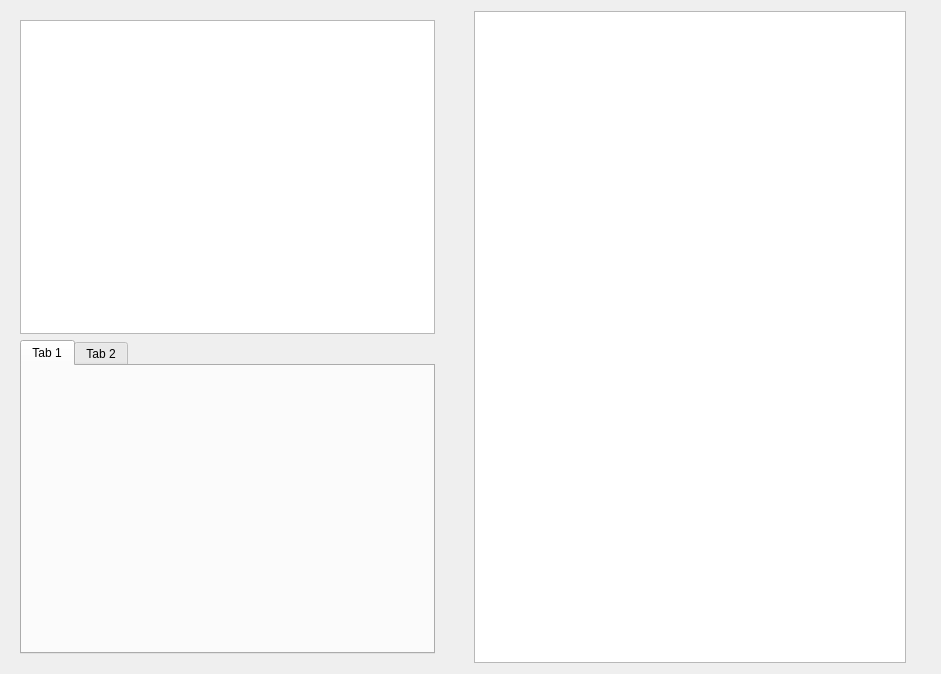
<?xml version="1.0" encoding="UTF-8"?>
<ui version="4.0">
 <class>CinematicsWidget</class>
 <widget class="QWidget" name="CinematicsWidget">
  <property name="geometry">
   <rect>
    <x>0</x>
    <y>0</y>
    <width>941</width>
    <height>674</height>
   </rect>
  </property>
  <layout class="QHBoxLayout" name="horizontalLayout">
   <item>
    <widget class="QWidget" name="verticalWidget" native="true">
     <layout class="QVBoxLayout" name="verticalLayout_4">
      <item>
       <widget class="Editor::MapsTreeView" name="mapListCinematics"/>
      </item>
      <item>
       <widget class="QTabWidget" name="tabWidget">
        <widget class="QWidget" name="objectsListCinematics">
         <attribute name="title">
          <string>Tab 1</string>
         </attribute>
        </widget>
        <widget class="QWidget" name="widget">
         <attribute name="title">
          <string>Tab 2</string>
         </attribute>
        </widget>
       </widget>
      </item>
     </layout>
    </widget>
   </item>
   <item>
    <widget class="QWidget" name="verticalWidget_2" native="true">
     <layout class="QVBoxLayout" name="verticalLayout_6"/>
    </widget>
   </item>
   <item>
    <widget class="QGraphicsView" name="graphicsView"/>
   </item>
   <item>
    <widget class="QWidget" name="horizontalWidget" native="true">
     <layout class="QHBoxLayout" name="horizontalLayout_2"/>
    </widget>
   </item>
  </layout>
 </widget>
 <customwidgets>
  <customwidget>
   <class>Editor::MapsTreeView</class>
   <extends>QTreeView</extends>
   <header>widgets/mapsTree.hpp</header>
  </customwidget>
 </customwidgets>
 <resources/>
 <connections/>
</ui>
